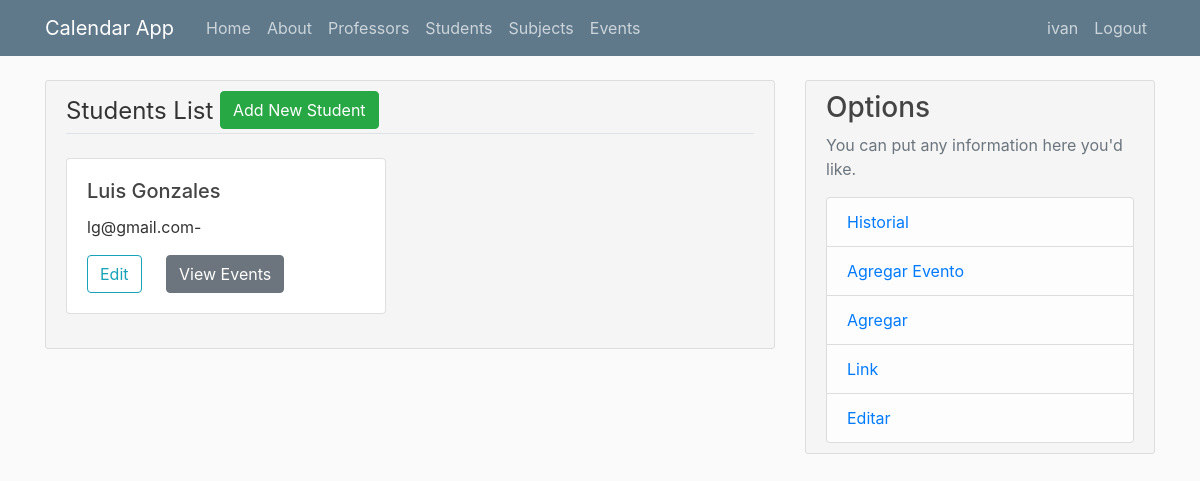
Page /students (signed in) on the earlier database version.
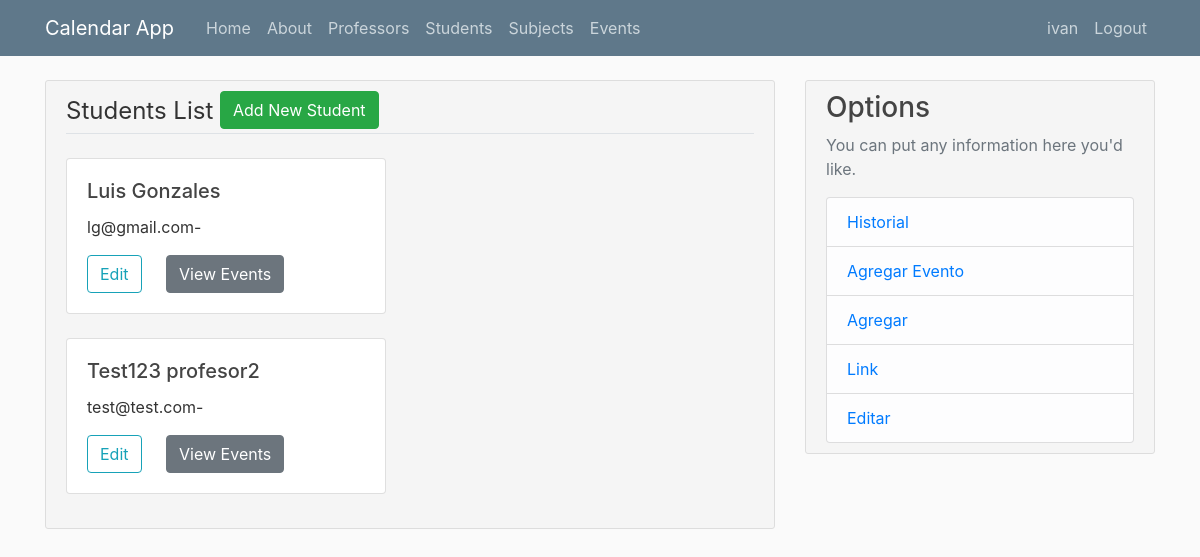
Same page on the later database version.
### flaskcalendar/models.py (models this page shows, shortened)
class Student(db.Model):
    id = db.Column(db.Integer, primary_key=True)
    name = db.Column(db.String(100), nullable=False)
    last_name = db.Column(db.String(100), nullable=False)
    email = db.Column(db.String(120), nullable=True)
    phone = db.Column(db.Integer, nullable=True)
    events = db.relationship('Event', backref='student', lazy=True, cascade="all, delete-orphan")
    author_id =  db.Column(db.Integer, db.ForeignKey('user.id'), nullable=False)
    def fullName(self):
        return f"{self.name} {self.last_name}"

### flaskcalendar/students/routes.py (the view)
@studentsAPP.route("/students")
def students():
    studentsList = []
    if current_user.is_authenticated:
        studentsList = Student.query.filter_by(author_id=current_user.id)
    return render_template('students/students.html', sList = studentsList)

### flaskcalendar/models.py (called while the page is built)
@login_manager.user_loader
def load_user(user_id):
    return User.query.get(int(user_id))

### flaskcalendar/templates/students/students.html
{% extends "layout.html" %}
{% block content %}
<div class="content-section">
  <legend class='border-bottom mb-4'>
    Students List
    {% if current_user.is_authenticated %}
    <a class="btn btn-success mb-1 align-text-right" href="{{url_for('students.add_student')}}">Add New Student</a>
    {% endif %}
  </legend>
  {% for instance in sList %}
    <div class="card" style="width: 20rem;">
      <div class="card-body">
        <h5 class="card-title">{{instance.fullName()}} </h5>
        <p class="card-text">{{instance.email}}-{{instance.phone}}</p>
        <a href="{{url_for('students.edit_student',Student=instance.id)}}" class="card-link btn btn-outline-info">Edit</a>
        <a href="{{url_for('students.student',id=instance.id)}}" class="card-link btn btn-secondary">View Events</a>
      </div>
    </div>
    <br>
    {% endfor %}
</div>
{% endblock content %}

Differences in the rows shown:
added Student: fullName "Test123 profesor2", email "test@test.com"
